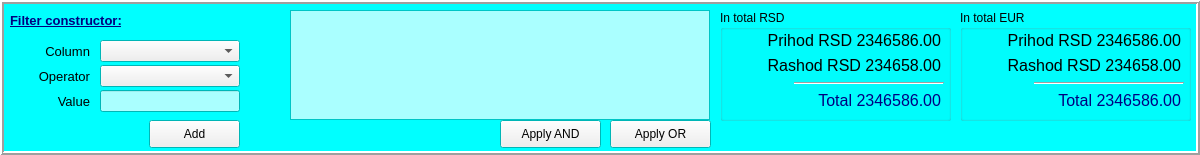
   <widget class="QFrame" name="frame">
    <property name="geometry">
     <rect>
      <x>10</x>
      <y>100</y>
      <width>1200</width>
      <height>155</height>
     </rect>
    </property>
    <property name="palette">
     <palette>
      <active>
       <colorrole role="Base">
        <brush brushstyle="SolidPattern">
         <color alpha="255">
          <red>170</red>
          <green>255</green>
          <blue>255</blue>
         </color>
        </brush>
       </colorrole>
       <colorrole role="Window">
        <brush brushstyle="SolidPattern">
         <color alpha="255">
          <red>0</red>
          <green>255</green>
          <blue>255</blue>
         </color>
        </brush>
       </colorrole>
      </active>
      <inactive>
       <colorrole role="Base">
        <brush brushstyle="SolidPattern">
         <color alpha="255">
          <red>170</red>
          <green>255</green>
          <blue>255</blue>
         </color>
        </brush>
       </colorrole>
       <colorrole role="Window">
        <brush brushstyle="SolidPattern">
         <color alpha="255">
          <red>0</red>
          <green>255</green>
          <blue>255</blue>
         </color>
        </brush>
       </colorrole>
      </inactive>
      <disabled>
       <colorrole role="Base">
        <brush brushstyle="SolidPattern">
         <color alpha="255">
          <red>0</red>
          <green>255</green>
          <blue>255</blue>
         </color>
        </brush>
       </colorrole>
       <colorrole role="Window">
        <brush brushstyle="SolidPattern">
         <color alpha="255">
          <red>0</red>
          <green>255</green>
          <blue>255</blue>
         </color>
        </brush>
       </colorrole>
      </disabled>
     </palette>
    </property>
    <property name="autoFillBackground">
     <bool>true</bool>
    </property>
    <property name="frameShape">
     <enum>QFrame::Box</enum>
    </property>
    <property name="frameShadow">
     <enum>QFrame::Raised</enum>
    </property>
    <property name="lineWidth">
     <number>2</number>
    </property>
    <widget class="QLabel" name="lbl_filter_caption">
     <property name="geometry">
      <rect>
       <x>10</x>
       <y>10</y>
       <width>231</width>
       <height>21</height>
      </rect>
     </property>
     <property name="palette">
      <palette>
       <active>
        <colorrole role="WindowText">
         <brush brushstyle="SolidPattern">
          <color alpha="255">
           <red>0</red>
           <green>0</green>
           <blue>127</blue>
          </color>
         </brush>
        </colorrole>
       </active>
       <inactive>
        <colorrole role="WindowText">
         <brush brushstyle="SolidPattern">
          <color alpha="255">
           <red>0</red>
           <green>0</green>
           <blue>127</blue>
          </color>
         </brush>
        </colorrole>
       </inactive>
       <disabled>
        <colorrole role="WindowText">
         <brush brushstyle="SolidPattern">
          <color alpha="255">
           <red>126</red>
           <green>126</green>
           <blue>126</blue>
          </color>
         </brush>
        </colorrole>
       </disabled>
      </palette>
     </property>
     <property name="font">
      <font>
       <pointsize>10</pointsize>
       <weight>75</weight>
       <bold>true</bold>
       <underline>true</underline>
      </font>
     </property>
     <property name="text">
      <string>Filter constructor:</string>
     </property>
    </widget>
    <widget class="QLabel" name="lbl_filter_column">
     <property name="geometry">
      <rect>
       <x>20</x>
       <y>40</y>
       <width>70</width>
       <height>22</height>
      </rect>
     </property>
     <property name="font">
      <font>
       <pointsize>10</pointsize>
      </font>
     </property>
     <property name="text">
      <string>Column</string>
     </property>
     <property name="alignment">
      <set>Qt::AlignRight|Qt::AlignTrailing|Qt::AlignVCenter</set>
     </property>
    </widget>
    <widget class="QLabel" name="lbl_filter_operand">
     <property name="geometry">
      <rect>
       <x>20</x>
       <y>65</y>
       <width>70</width>
       <height>22</height>
      </rect>
     </property>
     <property name="font">
      <font>
       <pointsize>10</pointsize>
      </font>
     </property>
     <property name="text">
      <string>Operator</string>
     </property>
     <property name="alignment">
      <set>Qt::AlignRight|Qt::AlignTrailing|Qt::AlignVCenter</set>
     </property>
    </widget>
    <widget class="QLabel" name="lbl_filter_value">
     <property name="geometry">
      <rect>
       <x>20</x>
       <y>90</y>
       <width>70</width>
       <height>22</height>
      </rect>
     </property>
     <property name="font">
      <font>
       <pointsize>10</pointsize>
      </font>
     </property>
     <property name="text">
      <string>Value</string>
     </property>
     <property name="alignment">
      <set>Qt::AlignRight|Qt::AlignTrailing|Qt::AlignVCenter</set>
     </property>
    </widget>
    <widget class="QComboBox" name="cmb_column">
     <property name="geometry">
      <rect>
       <x>100</x>
       <y>40</y>
       <width>140</width>
       <height>22</height>
      </rect>
     </property>
    </widget>
    <widget class="QComboBox" name="cmb_operator">
     <property name="geometry">
      <rect>
       <x>100</x>
       <y>65</y>
       <width>140</width>
       <height>22</height>
      </rect>
     </property>
    </widget>
    <widget class="QLineEdit" name="txt_filter_value">
     <property name="geometry">
      <rect>
       <x>100</x>
       <y>90</y>
       <width>140</width>
       <height>22</height>
      </rect>
     </property>
     <property name="clearButtonEnabled">
      <bool>false</bool>
     </property>
    </widget>
    <widget class="QPushButton" name="btn_filter_add">
     <property name="geometry">
      <rect>
       <x>149</x>
       <y>120</y>
       <width>91</width>
       <height>28</height>
      </rect>
     </property>
     <property name="minimumSize">
      <size>
       <width>0</width>
       <height>0</height>
      </size>
     </property>
     <property name="layoutDirection">
      <enum>Qt::LeftToRight</enum>
     </property>
     <property name="text">
      <string>Add</string>
     </property>
     <property name="icon">
      <iconset>
       <normaloff>data/assets/arrow_right.png</normaloff>data/assets/arrow_right.png</iconset>
     </property>
    </widget>
    <widget class="QPushButton" name="btn_filter_apply_or">
     <property name="geometry">
      <rect>
       <x>610</x>
       <y>120</y>
       <width>101</width>
       <height>28</height>
      </rect>
     </property>
     <property name="minimumSize">
      <size>
       <width>0</width>
       <height>0</height>
      </size>
     </property>
     <property name="toolTip">
      <string>Either condition must be met</string>
     </property>
     <property name="layoutDirection">
      <enum>Qt::LeftToRight</enum>
     </property>
     <property name="text">
      <string>Apply OR</string>
     </property>
     <property name="icon">
      <iconset>
       <normaloff>data/assets/ok.png</normaloff>data/assets/ok.png</iconset>
     </property>
    </widget>
    <widget class="QListWidget" name="lst_filter">
     <property name="geometry">
      <rect>
       <x>290</x>
       <y>10</y>
       <width>420</width>
       <height>110</height>
      </rect>
     </property>
     <property name="autoFillBackground">
      <bool>true</bool>
     </property>
     <property name="editTriggers">
      <set>QAbstractItemView::DoubleClicked|QAbstractItemView::SelectedClicked</set>
     </property>
    </widget>
    <widget class="QGroupBox" name="grp_rsd">
     <property name="geometry">
      <rect>
       <x>720</x>
       <y>10</y>
       <width>231</width>
       <height>111</height>
      </rect>
     </property>
     <property name="title">
      <string>In total RSD</string>
     </property>
     <widget class="QLabel" name="lbl_rsd_income">
      <property name="geometry">
       <rect>
        <x>10</x>
        <y>20</y>
        <width>211</width>
        <height>21</height>
       </rect>
      </property>
      <property name="font">
       <font>
        <pointsize>12</pointsize>
       </font>
      </property>
      <property name="text">
       <string>Prihod RSD 2346586.00</string>
      </property>
      <property name="alignment">
       <set>Qt::AlignRight|Qt::AlignTrailing|Qt::AlignVCenter</set>
      </property>
     </widget>
     <widget class="QLabel" name="lbl_rsd_outcome">
      <property name="geometry">
       <rect>
        <x>10</x>
        <y>45</y>
        <width>211</width>
        <height>21</height>
       </rect>
      </property>
      <property name="font">
       <font>
        <pointsize>12</pointsize>
       </font>
      </property>
      <property name="text">
       <string>Rashod RSD 234658.00</string>
      </property>
      <property name="alignment">
       <set>Qt::AlignRight|Qt::AlignTrailing|Qt::AlignVCenter</set>
      </property>
     </widget>
     <widget class="QLabel" name="lbl_rsd_total">
      <property name="geometry">
       <rect>
        <x>10</x>
        <y>80</y>
        <width>211</width>
        <height>21</height>
       </rect>
      </property>
      <property name="palette">
       <palette>
        <active>
         <colorrole role="WindowText">
          <brush brushstyle="SolidPattern">
           <color alpha="255">
            <red>0</red>
            <green>0</green>
            <blue>127</blue>
           </color>
          </brush>
         </colorrole>
        </active>
        <inactive>
         <colorrole role="WindowText">
          <brush brushstyle="SolidPattern">
           <color alpha="255">
            <red>0</red>
            <green>0</green>
            <blue>127</blue>
           </color>
          </brush>
         </colorrole>
        </inactive>
        <disabled>
         <colorrole role="WindowText">
          <brush brushstyle="SolidPattern">
           <color alpha="255">
            <red>126</red>
            <green>126</green>
            <blue>126</blue>
           </color>
          </brush>
         </colorrole>
        </disabled>
       </palette>
      </property>
      <property name="font">
       <font>
        <pointsize>12</pointsize>
       </font>
      </property>
      <property name="text">
       <string>Total 2346586.00</string>
      </property>
      <property name="alignment">
       <set>Qt::AlignRight|Qt::AlignTrailing|Qt::AlignVCenter</set>
      </property>
     </widget>
     <widget class="Line" name="line">
      <property name="geometry">
       <rect>
        <x>74</x>
        <y>63</y>
        <width>150</width>
        <height>20</height>
       </rect>
      </property>
      <property name="orientation">
       <enum>Qt::Horizontal</enum>
      </property>
     </widget>
    </widget>
    <widget class="QGroupBox" name="grp_eur">
     <property name="geometry">
      <rect>
       <x>960</x>
       <y>10</y>
       <width>231</width>
       <height>111</height>
      </rect>
     </property>
     <property name="title">
      <string>In total EUR</string>
     </property>
     <widget class="QLabel" name="lbl_eur_income">
      <property name="geometry">
       <rect>
        <x>10</x>
        <y>20</y>
        <width>211</width>
        <height>21</height>
       </rect>
      </property>
      <property name="font">
       <font>
        <pointsize>12</pointsize>
       </font>
      </property>
      <property name="text">
       <string>Prihod RSD 2346586.00</string>
      </property>
      <property name="alignment">
       <set>Qt::AlignRight|Qt::AlignTrailing|Qt::AlignVCenter</set>
      </property>
     </widget>
     <widget class="QLabel" name="lbl_eur_outcome">
      <property name="geometry">
       <rect>
        <x>10</x>
        <y>45</y>
        <width>211</width>
        <height>21</height>
       </rect>
      </property>
      <property name="font">
       <font>
        <pointsize>12</pointsize>
       </font>
      </property>
      <property name="text">
       <string>Rashod RSD 234658.00</string>
      </property>
      <property name="alignment">
       <set>Qt::AlignRight|Qt::AlignTrailing|Qt::AlignVCenter</set>
      </property>
     </widget>
     <widget class="QLabel" name="lbl_eur_total">
      <property name="geometry">
       <rect>
        <x>10</x>
        <y>80</y>
        <width>211</width>
        <height>21</height>
       </rect>
      </property>
      <property name="palette">
       <palette>
        <active>
         <colorrole role="WindowText">
          <brush brushstyle="SolidPattern">
           <color alpha="255">
            <red>0</red>
            <green>0</green>
            <blue>127</blue>
           </color>
          </brush>
         </colorrole>
        </active>
        <inactive>
         <colorrole role="WindowText">
          <brush brushstyle="SolidPattern">
           <color alpha="255">
            <red>0</red>
            <green>0</green>
            <blue>127</blue>
           </color>
          </brush>
         </colorrole>
        </inactive>
        <disabled>
         <colorrole role="WindowText">
          <brush brushstyle="SolidPattern">
           <color alpha="255">
            <red>126</red>
            <green>126</green>
            <blue>126</blue>
           </color>
          </brush>
         </colorrole>
        </disabled>
       </palette>
      </property>
      <property name="font">
       <font>
        <pointsize>12</pointsize>
       </font>
      </property>
      <property name="text">
       <string>Total 2346586.00</string>
      </property>
      <property name="alignment">
       <set>Qt::AlignRight|Qt::AlignTrailing|Qt::AlignVCenter</set>
      </property>
     </widget>
     <widget class="Line" name="line_2">
      <property name="geometry">
       <rect>
        <x>74</x>
        <y>63</y>
        <width>150</width>
        <height>20</height>
       </rect>
      </property>
      <property name="orientation">
       <enum>Qt::Horizontal</enum>
      </property>
     </widget>
    </widget>
    <widget class="QPushButton" name="btn_filter_apply_and">
     <property name="geometry">
      <rect>
       <x>500</x>
       <y>120</y>
       <width>101</width>
       <height>28</height>
      </rect>
     </property>
     <property name="minimumSize">
      <size>
       <width>0</width>
       <height>0</height>
      </size>
     </property>
     <property name="toolTip">
      <string>All conditions must be meet</string>
     </property>
     <property name="layoutDirection">
      <enum>Qt::LeftToRight</enum>
     </property>
     <property name="text">
      <string>Apply AND</string>
     </property>
     <property name="icon">
      <iconset>
       <normaloff>data/assets/ok.png</normaloff>data/assets/ok.png</iconset>
     </property>
    </widget>
   </widget>
